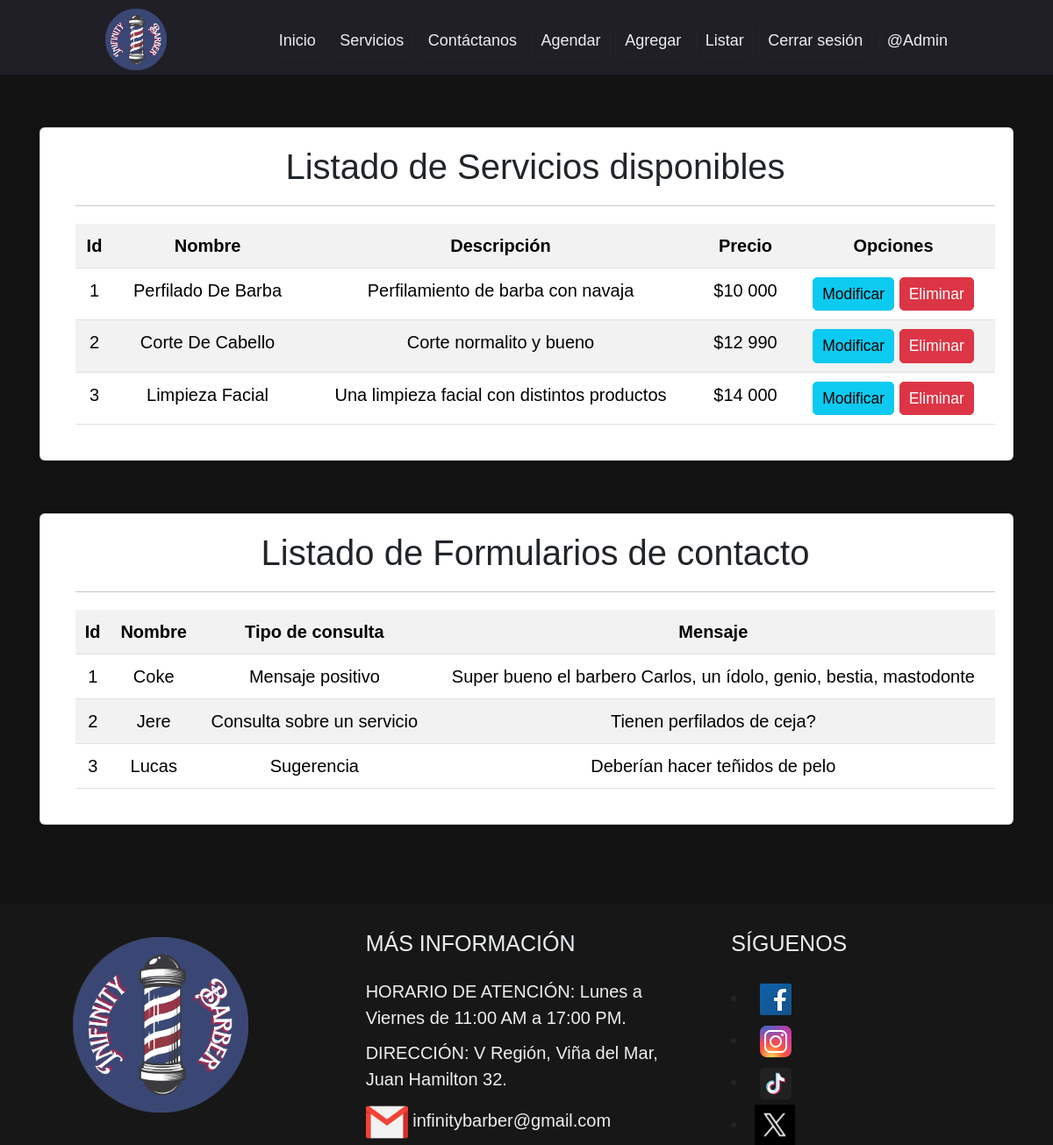
/listar/ (signed in), run on an earlier commit of the app's database.
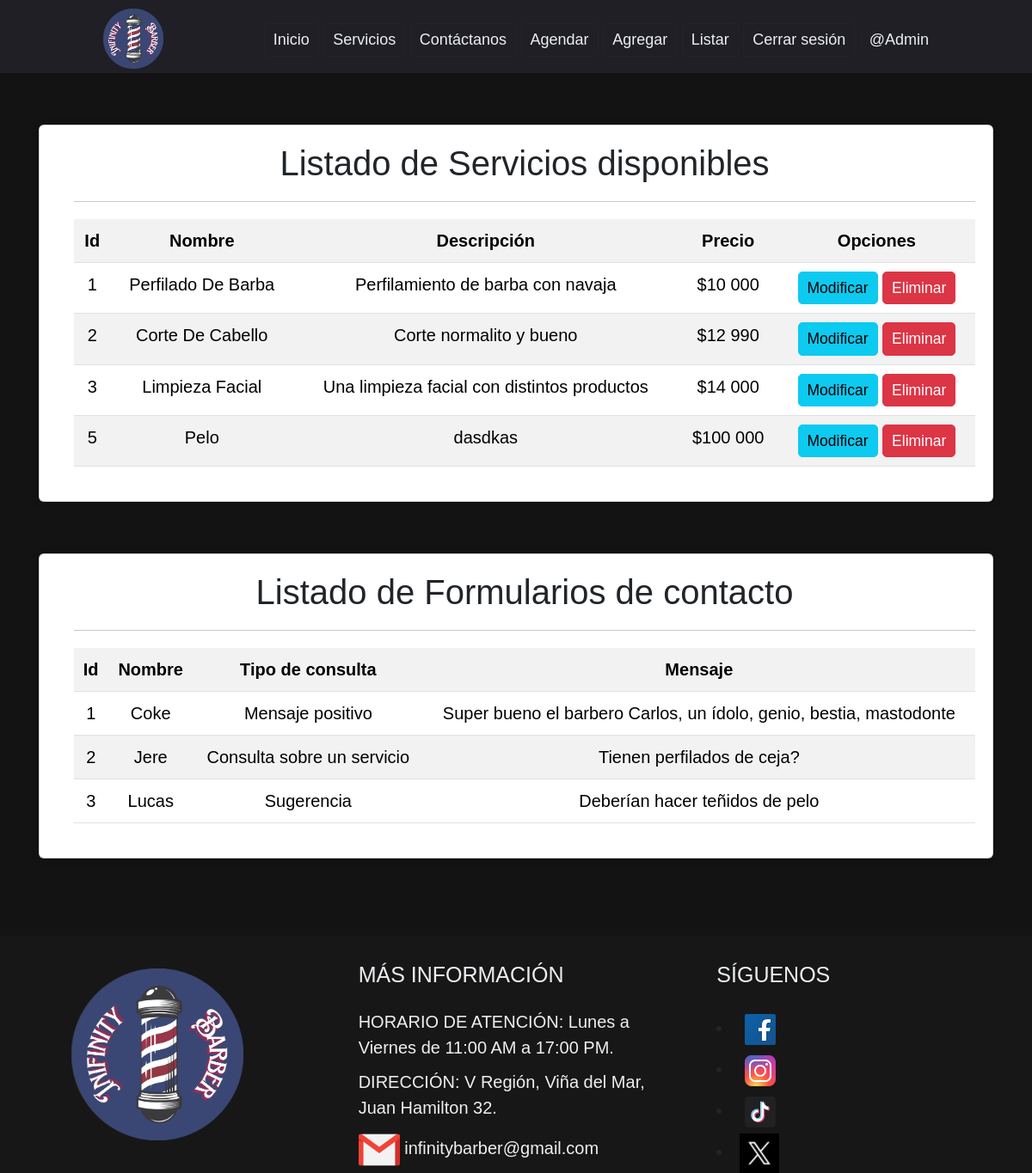
And on a later commit of the database.
### App/models.py (models this page shows, shortened)
class Servicio(models.Model):
    nombre = models.CharField(max_length=50, verbose_name="Nombre")
    descripcion = models.CharField(max_length=150, verbose_name="Descripción")
    imagen = models.ImageField(upload_to='img/servicios', verbose_name="Imagen del servicio", null=True)
    precio =  models.IntegerField(verbose_name="Precio")

class Contacto (models.Model):
    nombre = models.CharField(max_length=50, verbose_name="Nombre")
    correo = models.EmailField(verbose_name="Correo")
    tipo_consulta = models.ForeignKey(TipoConsulta, on_delete=models.PROTECT, verbose_name="Tipo Consulta")
    mensaje = models.TextField(max_length=1000, verbose_name="Mensaje")
    avisos = models.BooleanField(verbose_name="Avisos")

class TipoConsulta(models.Model):
    nombre = models.CharField(max_length=50, verbose_name="Nombre")
    def __str__(self):
        return self.nombre

### App/views.py (the view)
# urls.py: path('listar/', list, name="list"),
@permission_required('app.view_servicio')
@permission_required( 'app.view_contacto')
def list(request):
    contactos = Contacto.objects.all()
    servicios = Servicio.objects.all()
    page = request.GET.get('page', 1)
    try:
        paginator = Paginator(servicios, 5)
        servicios = paginator.page(page)
    except:
        raise Http404
    data={
        'entity':servicios,
        'entity2':contactos,
        'paginator':paginator
    }
    return render(request, 'app/crud/list.html', data)

### App/context_processor.py (called while the page is built)
def total_cart(request):
    total = 0
    if "cart" in request.session.keys():
        for key, value in request.session["cart"].items():
            total += int(value["acumulado"])
    return {"total_cart": total}

### App/templates/app/crud/list.html (shortened to what this page needs)
{%extends 'app/base.html'%}
{%load static%}
{%block css%}
<link rel="stylesheet" href="{%static 'css/base.css'%}">
<link rel="stylesheet" href="{%static 'css/crud.css'%}">
{%endblock css%}
{%block content%}
{%load static%}
<br>
<br>
<div class="container">
    <div class="card">
        <div class="card-body">
            <h2>Listado de Servicios disponibles</h2>
            <hr>
            <table class="table table-striped table-hover table-responsive-sm">
                <tr>
                    <th>Id</th>
                    <th>Nombre</th>
                    <th>Descripción</th>
                    <th>Precio</th>
                    <th>Opciones</th>
                </tr>
                {%for s in entity%}
                    <tr>
                        <td>{{ s.id}}</td>
                        <td>{{ s.nombre | title }}</td>
                        <td>{{ s.descripcion }}</td>
                        <td>${{ s.precio }}</td>
                        <td>
                            {%if perms.app.change_servicio%}
                                <a href="{%url 'modify' s.id%}" class="btn btn-info btn-sm">Modificar</a>
                            {%endif%}
                            {%if perms.app.delete_servicio%}
                                <a href="#" onclick="delete_service({{s.id}})" class="btn btn-danger btn-sm">Eliminar</a>
                            {%endif%}
                        </td>
                    </tr>
                {%endfor%}
            </table>
        </div>
    </div>
    <br>
    <br>
    <div class="card">
        <div class="card-body">
            <h2>Listado de Formularios de contacto</h2>
            <hr>
            <table class="table table-striped table-hover table-responsive-sm">
                <tr>
                    <th>Id</th>
                    <th>Nombre</th>
                    <th>Tipo de consulta</th>
                    <th>Mensaje</th>
                </tr>
                {%for c in entity2%}
                    <tr>
                        <td>{{ c.id}}</td>
                        <td>{{ c.nombre | title }}</td>
                        <td>{{ c.tipo_consulta }}</td>
                        <td>{{ c.mensaje }}</td>
                    </tr>
                {%endfor%}
            </table>
        </div>
    </div>
</div>
<br>
<br>
{%endblock content%}

What changed in the data, as far as the page shows it:
added Servicio: id "5", nombre "Pelo", descripcion "dasdkas", precio "100 000"
